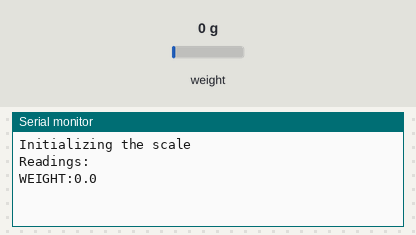
Recording of a sketch running on a simulated Arduino Mega 2560, built with avr-gcc and run on an emulated ATmega2560. On the bench: the last lines printed to the serial monitor. The test bench sets the inputs (shaded band); at power-on: weight on the scale 0 g.

Above: at 4.2 s.
4.3 s: weight on the scale set to 100 g
At 5.4 s:
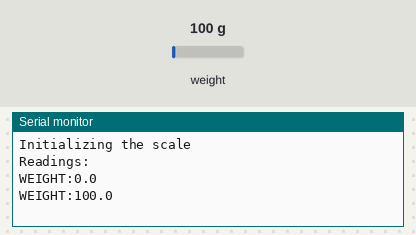
5.8 s: weight on the scale set to 1250 g
At 7.1 s:
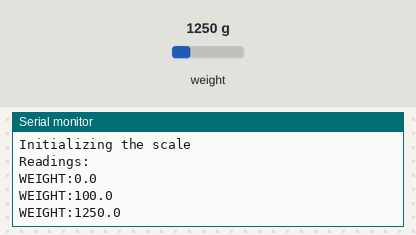
Timing chart, 0 to 8.8 s (numbered marks = the images above; inputs shaded):
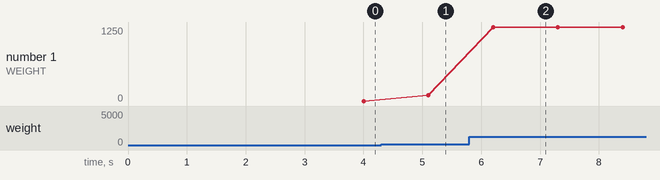

The sketch:

main.ino
```cpp
#include "HX711.h"

// HX711 circuit wiring
const int LOADCELL_DOUT_PIN = 22;
const int LOADCELL_SCK_PIN = 23;

HX711 scale;

void setup() {
  Serial.begin(115200);
  Serial.println("Initializing the scale");

  scale.begin(LOADCELL_DOUT_PIN, LOADCELL_SCK_PIN);

  scale.set_scale(-993.6f);


  // Give the HX711 chip 2 seconds to stabilize before setting the zero point
  delay(2000);
  scale.tare(); // Reset the scale to 0

  Serial.println("Readings:");
}

void loop() {
  if (scale.is_ready()) {
    // Get moving average of 10 readings for stability
    float reading = scale.get_units(10);

    // Print in a structured format so Node.js can easily parse it
    Serial.print("WEIGHT:");
    Serial.println(reading, 1);
  } else {
    Serial.println("HX711 not found.");
  }
  delay(100); // Send data roughly 10 times a second
}
```

Measured:
- after the input at 4.3 s, the serial monitor: prints a new line after 0.80 s (image 1)
- after the input at 5.8 s, the serial monitor: prints a new line after 0.40 s (image 2)
- plotted number 1: 0 → 100 after the input at 4.3 s, 100 → 1250 after the input at 5.8 s
